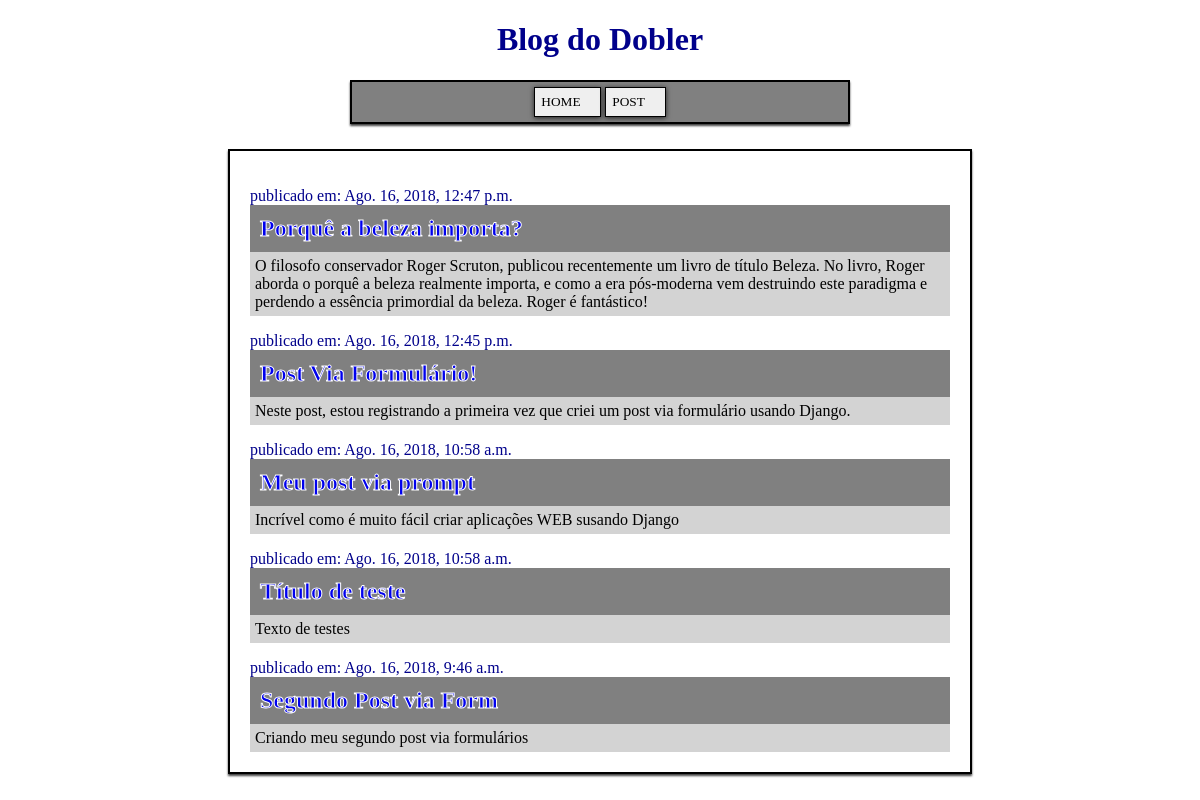
The app's page / (signed in) with its own data.
### app/models.py (models this page shows, shortened)
class Post(models.Model):
    author = models.ForeignKey('auth.User', on_delete=models.CASCADE)
    title = models.CharField(max_length=200)
    text = models.TextField()
    created_date = models.DateTimeField(default=timezone.now)
    published_date = models.DateTimeField(blank=True, null=True)

### app/views.py (the view)
# urls.py: path('', views.post_list, name='post_list'),
def post_list(request):
    posts = Post.objects.order_by('-published_date')
    return render(request, 'blog/post_list.html', {'posts': posts})

### app/templates/blog/post_list.html
{% extends "blog/base.html" %}
{% block content %}
    {% for post in posts %}
        {% if post.published_date == None %}
            <p class="published">publicado em: Não preenchido</p>
        {% else %}
            <p class="published">publicado em: {{ post.published_date }}</p>
        {% endif %}
        <h2 class="blog-title"><a href="{% url 'post_detail' pk=post.pk %}">{{ post.title }}</a></h2>
        <p class="blog-text">{{ post.text|linebreaksbr }}</p>
    {% endfor %}
{% endblock  %}

### app/static/css/blog.css (style rules this page uses)
.published { margin-bottom: 0; color: darkblue; font-family: AlfaSlabOne; }
.blog-title { background-color: grey; margin: 0; padding: 10px 10px; font-family: AlfaSlabOne; color: navy; -webkit-text-stroke-width: 1px; -webkit-text-stroke-color: white; }
a, a:link, a:visited, a:focus, a:hover, a:active { text-decoration:none; }
.blog-text { background-color: lightgrey; margin: 0; padding: 5px 5px; font-family: AlfaSlabOne; }

### records on screen
Post: published_date "Ago. 16, 2018, 12:47 p.m.", title "Porquê a beleza importa?", text "O filosofo conservador Roger Scruton, publicou recentemente um livro de título Beleza. No livro, Roger aborda o porquê a beleza realmente importa, e como a era pós-moderna vem destruindo este paradigma e perdendo a essência primordial da beleza. Roger é fantástico!"
Post: published_date "Ago. 16, 2018, 12:45 p.m.", title "Post Via Formulário!", text "Neste post, estou registrando a primeira vez que criei um post via formulário usando Django."
Post: published_date "Ago. 16, 2018, 10:58 a.m.", title "Meu post via prompt", text "Incrível como é muito fácil criar aplicações WEB susando Django"
Post: published_date "Ago. 16, 2018, 10:58 a.m.", title "Título de teste", text "Texto de testes"
Post: published_date "Ago. 16, 2018, 9:46 a.m.", title "Segundo Post via Form", text "Criando meu segundo post via formulários"
